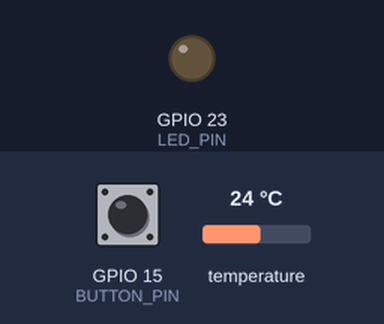
Simulated run of this sketch. Board: ESP32. On the bench: output pins drawn as LEDs (lit = HIGH). The inputs (shaded band) are chosen by the test bench; at power-on: GPIO 15 (BUTTON_PIN) LOW, temperature 24 °C. WiFi joins after 1.5 s; servers stay silent unless stated; a WiFi scan finds three made-up networks; uploads are accepted with an empty reply; what the sketch prints to the serial monitor is not drawn.

Above: at 8.7 s.
8.8 s: GPIO 15 (BUTTON_PIN) pulled HIGH for 0.15 s
At 9.2 s:
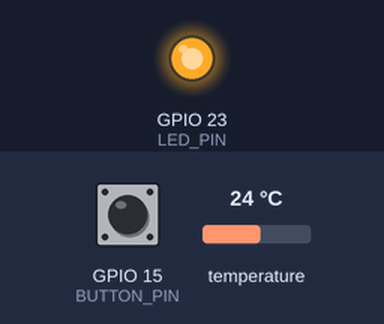
10.4 s: GPIO 15 (BUTTON_PIN) pulled HIGH for 1 s
At 11.4 s:
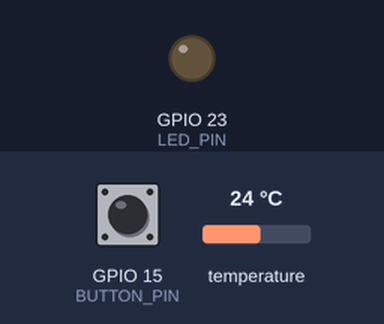
12.9 s: GPIO 15 (BUTTON_PIN) pulled HIGH for 3.2 s
At 13.5 s:
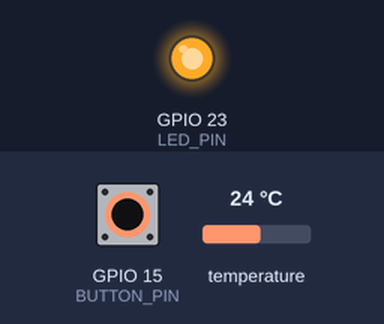
Timing chart, 0 to 15.9 s (numbered marks = the images above; inputs shaded):
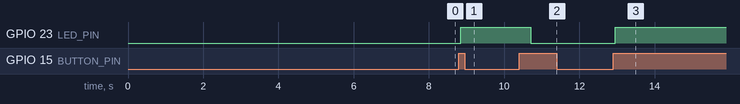

Measured:
- after the input at 8.8 s, GPIO 23 (LED_PIN): LOW → HIGH after 0.05 s
- after the input at 10.4 s, GPIO 23 (LED_PIN): HIGH → LOW after 0.30 s
- after the input at 12.9 s, GPIO 23 (LED_PIN): LOW → HIGH after 0.05 s

The sketch:

Wifi.ino
```cpp
#include <WiFi.h>
#include <HTTPClient.h>
#include <OneWire.h>
#include <DallasTemperature.h>

const char* ssid = "NIDS_Lab_Network";
const char* password = "GuvenliSifre2026";
const char* api_url = "http://192.168.1.18:5030/api/sensor/temperature";
const char* malware_target_url = "http://178.132.112.157/mining_sim";

const int BUTTON_PIN = 15;
const int TEMP_PIN = 19;
const int LED_PIN = 23;

OneWire oneWire(TEMP_PIN);
DallasTemperature sensors(&oneWire);

bool isInfected = false;
int lastButtonState = LOW;

unsigned long previousMillis = 0;
const long normalInterval = 10000;

void setup() {
  Serial.begin(115200);

  delay(3000);

  Serial.println("Etraftaki Aglar Taranıyor...");

  int n = WiFi.scanNetworks();

  for (int i = 0; i < n; ++i) {
    Serial.println(WiFi.SSID(i));
  }

  pinMode(BUTTON_PIN, INPUT_PULLDOWN);
  pinMode(LED_PIN, OUTPUT);
  digitalWrite(LED_PIN, LOW);

  sensors.begin();

  Serial.print("Wi-Fi Agina Baglaniliyor: ");
  Serial.println(ssid);

  WiFi.disconnect(true);
  delay(1000);
  WiFi.mode(WIFI_STA);

  WiFi.begin(ssid, password);

  while (WiFi.status() != WL_CONNECTED) {
    delay(500);
    Serial.print(".");
  }

  Serial.println("\nWi-Fi Baglantisi Basarili!");
  Serial.print("ESP32 IP Adresi: ");
  Serial.println(WiFi.localIP());
  Serial.println("Sistem hazir. Normal modda calisiyor...");
}

void loop() {
  unsigned long currentMillis = millis();

  int currentButtonState = digitalRead(BUTTON_PIN);
  if (currentButtonState == HIGH && lastButtonState == LOW) {
    delay(50);
    if (digitalRead(BUTTON_PIN) == HIGH) {
      isInfected = !isInfected;

      if (isInfected) {
        Serial.println("!! UYARI: Cihaz Zombi Moduna Gecti (Casus Yazilim Aktif) !!");
        digitalWrite(LED_PIN, HIGH);
      } else {
        Serial.println("Sistem Normale Dondu.");
        digitalWrite(LED_PIN, LOW);
      }
    }
  }
  lastButtonState = currentButtonState;

  if (isInfected) {
    if (WiFi.status() == WL_CONNECTED) {
      HTTPClient http;
      http.begin(malware_target_url);
      int httpResponseCode = http.GET();

      Serial.print("[ZOMBI MODU] Dis sunucuya saldiri paketi gonderildi. Yanit: ");
      Serial.println(httpResponseCode);

      http.end();
      delay(100);
    }
  }
  else {
    if (currentMillis - previousMillis >= normalInterval) {
      previousMillis = currentMillis;

      sensors.requestTemperatures();
      float temperatureC = sensors.getTempCByIndex(0);

      if (temperatureC != DEVICE_DISCONNECTED_C) {
        Serial.print("Normal Raporlama -> Guncel Sicaklik: ");
        Serial.print(temperatureC);
        Serial.println(" °C");

        if (WiFi.status() == WL_CONNECTED) {
          HTTPClient http;
          http.begin(api_url);
          http.addHeader("Content-Type", "application/json");

          String jsonPayload = "{\"deviceId\":\"ESP32_Sensor_01\", \"temperature\":" + String(temperatureC) + "}";

          int httpResponseCode = http.POST(jsonPayload);

          Serial.print("API Sunucu Yaniti: ");
          Serial.println(httpResponseCode);

          http.end();
        } else {
          Serial.println("Wi-Fi baglantisi koptu!");
        }
      } else {
        Serial.println("HATA: DS18B20 okuma hatası!");
      }
    }
  }
}
```
